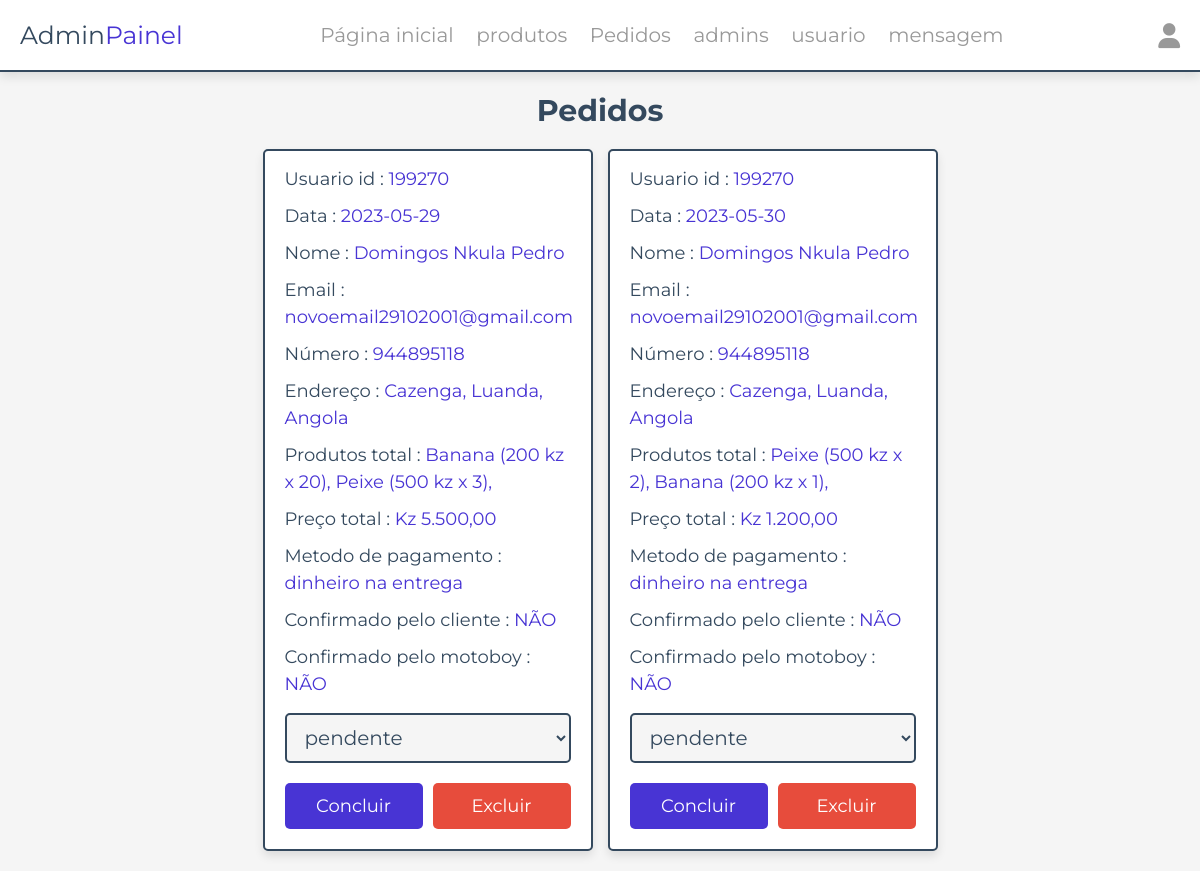
The page /admin/ordem_pedido.php?filter=1 (signed in) on the database its author committed.
### tables this page shows
CREATE TABLE `pedidos` (
  `id` varchar(255) NOT NULL,
  `user_id` int(100) NOT NULL,
  `nome` varchar(20) NOT NULL,
  `contacto` varchar(10) NOT NULL,
  `email` varchar(50) NOT NULL,
  `metodo` varchar(50) NOT NULL,
  `endereço` varchar(500) NOT NULL,
  `total_produtos` text NOT NULL,
  `total_preço` int(100) NOT NULL,
  `data` date NOT NULL DEFAULT current_timestamp(),
  `estado_pagamento` varchar(20) NOT NULL DEFAULT '1',
  `confirmacao_cliente` varchar(20) DEFAULT 'false',
  `confirmacao_motoboy` varchar(20) DEFAULT 'false',
  PRIMARY KEY (`id`)
);

### functions/pegarEstado.php (called while the page is built, shortened)
<?php
function pegarEstado($numero_do_estado){
    if($numero_do_estado == '1'):
        return "pendente";
    endif;
}

### admin/ordem_pedido.php (the view, shortened to what this page needs)
<?php
include __DIR__ . './../components/connect.php';
include_once __DIR__ . './../functions/pegarEstado.php';
if(isset($_GET['filter'])){
   $id_filter = $_GET['filter'];
   if($id_filter == "all"){
      $sql = $conn->prepare("SELECT * FROM pedidos");
      $sql->execute();
      if($sql->rowCount() > 0){
         $dados_filtrados = $sql->fetchAll(PDO::FETCH_ASSOC);
      } else {
         $dados_filtrados = false;
      }
   } else {
      $sql = $conn->prepare("SELECT * FROM pedidos WHERE estado_pagamento = ?");
      $sql->execute([$id_filter]);
      if($sql->rowCount() > 0){
         $dados_filtrados = $sql->fetchAll(PDO::FETCH_ASSOC);
      } else {
         $dados_filtrados = false;
      }
   }
}
?>
<!DOCTYPE html>
<html lang="pt-br">
<head>
   <link rel="stylesheet" href="https://cdnjs.cloudflare.com/ajax/libs/font-awesome/6.1.1/css/all.min.css">
   <link rel="stylesheet" href="../css/admin_style.css">
</head>
<body>
<?php include '../components/admin_cabeçalho.php' ?>
<section class="placed-orders">
   <h1 class="heading">Pedidos</h1>
   <div class="box-container">
   <?php
      if(!$dados_filtrados):
         echo "<p class='empty'>Nenhum dado encontrado!</p>";
      else:
      foreach ($dados_filtrados as $dados):
         $all_produts = json_decode($dados['total_produtos'], true);
   ?>
   <div class="box">
      <p> Usuario id : <span><?= $dados['user_id']; ?></span> </p>
      <p> Data : <span><?= $dados['data']; ?></span> </p>
      <p> Nome : <span><?= $dados['nome']; ?></span> </p>
      <p> Email : <span><?= $dados['email']; ?></span> </p>
      <p> Número : <span><?= $dados['contacto']; ?></span> </p>
      <p> Endereço : <span><?= $dados['endereço']; ?></span> </p>
      <p> Produtos total : <span>
      <?php
            foreach($all_produts as $product):
               $produto = $product['pedido'];
               echo "{$produto['nome']} ({$produto['preco']} kz x {$produto['qntd']}), \n";
            endforeach;
      ?>
      </span> </p>
      <p> Preço total : <span>Kz <?= number_format($dados['total_preço'], 2, ",", ".") ; ?></span> </p>
      <p> Metodo de pagamento : <span><?= $dados['metodo']; ?></span> </p>
      <p> Confirmado pelo cliente : <span><?= $dados['confirmacao_cliente'] == 'true' ? 'SIM' : 'NÃO'; ?></span> </p>
      <p> Confirmado pelo motoboy : <span><?= $dados['confirmacao_motoboy'] == 'true' ? 'SIM' : 'NÃO'; ?></span> </p>
      <form action="" method="POST">
         <select <?= $dados['estado_pagamento'] == '0' ? 'disabled' : ''; ?> name="payment_status" class="drop-down">
            <option selected disabled value="<?= $dados['estado_pagamento']; ?>">
               <?= pegarEstado($dados['estado_pagamento']); ?>
            </option>
         </select>
         <div class="flex-btn">
            <?=
               $dados['estado_pagamento'] != '0'
                  ? "<input type='submit' value='concluir' class='btn' name='update_payment'>"
                  : '';
            ?>
            <a href="ordem_pedido.php?delete=<?= $dados['id']; ?>" class="delete-btn" onclick="return confirm('pretende eliminar este pedido?');">excluir</a>
         </div>
      </form>
   </div>
      <?php
         endforeach;
         endif;
      ?>
   </div>
</section>
</body>
</html>

### css/admin_style.css (style rules this page uses)
:root { --main-color:#4834d4; --red:#e74c3c; --orange:#f39c12; --black:#34495e; --white:#fff; --light-bg:#f5f5f5; --light-color:#999; --border:.2rem solid var(--black); --box-shadow:0 .5rem 1rem rgba(0,0,0,.1); }
* { font-family: 'Montserrat', sans-serif; margin:0; padding:0; box-sizing: border-box; text-decoration: none; outline: none; border:none; }
html { font-size: 62.5%; overflow-x: hidden; }
body { background-color: var(--light-bg); }
section { max-width: 1200px; margin:0 auto; padding:2rem; }
.btn, .delete-btn, .option-btn { display: block; margin-top: 1rem; border-radius: .5rem; cursor: pointer; width: 100%; font-size: 1.8rem; color:var(--white); padding:1.2rem 3rem; text-transform: capitalize; text-align: center; }
.btn { background-color: var(--main-color); }
.delete-btn { background-color: var(--red); }
.flex-btn { display: flex; gap:1rem; }
.heading { text-align: center; margin-bottom: 2rem; text-transform: capitalize; color:var(--black); font-size: 3rem; }
.placed-orders .box-container { display: grid; grid-template-columns: repeat(auto-fit, 33rem); gap:1.5rem; justify-content: center; align-items: flex-start; }
.placed-orders .box-container .box { background-color: var(--white); border-radius: .5rem; box-shadow: var(--box-shadow); border:var(--border); padding:2rem; padding-top: 1rem; }
.placed-orders .box-container .box p { padding: .5rem 0; line-height: 1.5; font-size: 1.8rem; color:var(--black); }
.placed-orders .box-container .box p span { color:var(--main-color); }
.placed-orders .box-container .box .drop-down { width: 100%; margin:1rem 0; background-color: var(--light-bg); padding:1rem 1.4rem; font-size: 2rem; color:var(--black); border:var(--border); border-radius: .5rem; }

### rows shown on the page
pedidos: user "199270", data "2023-05-29", nome "Domingos Nkula Pedro", email "novoemail29102001@gmail.com", contacto "944895118", endereço "Cazenga, Luanda, Angola", nome "Banana", preco "200", qntd "20", nome "Peixe", preco "500", qntd "3", total_preço "5.500,00", metodo "dinheiro na entrega", confirmacao_cliente "NÃO", confirmacao_motoboy "NÃO", payment_status "pendente"
pedidos: user "199270", data "2023-05-30", nome "Domingos Nkula Pedro", email "novoemail29102001@gmail.com", contacto "944895118", endereço "Cazenga, Luanda, Angola", nome "Peixe", preco "500", qntd "2", nome "Banana", preco "200", qntd "1", total_preço "1.200,00", metodo "dinheiro na entrega", confirmacao_cliente "NÃO", confirmacao_motoboy "NÃO", payment_status "pendente"
